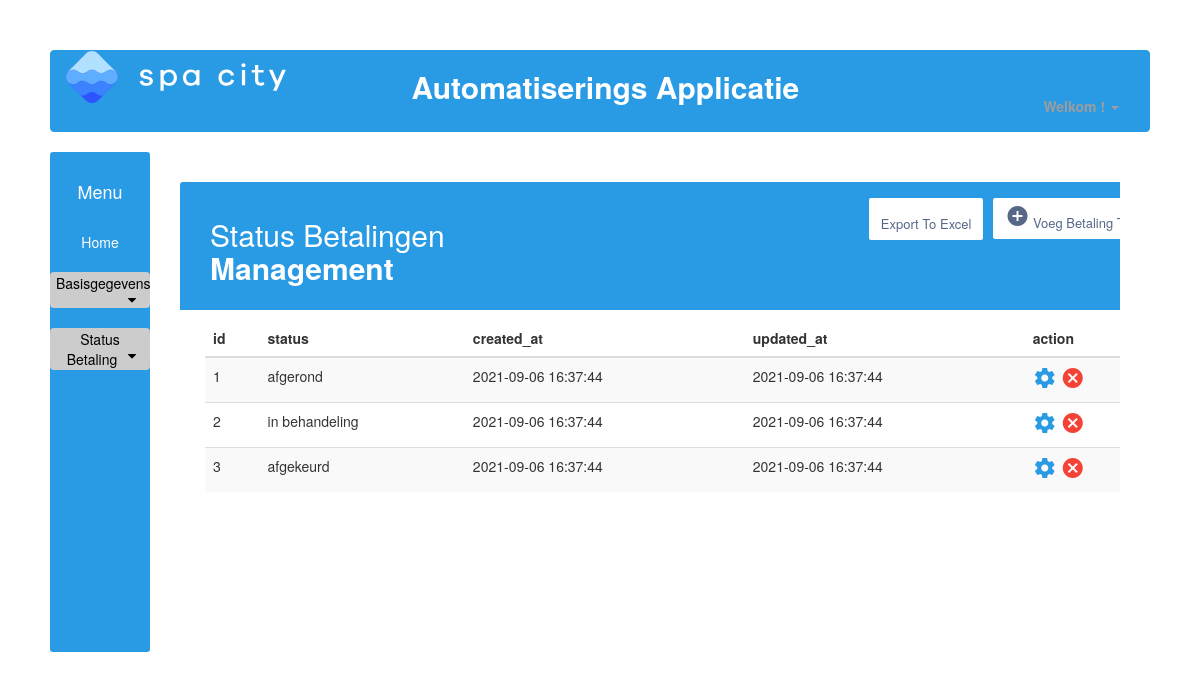
Page /overzicht_betalingen.php (signed in) on the committed database.
### tables this page shows
CREATE TABLE betalingen(
    id INT NOT NULL AUTO_INCREMENT,
    status VARCHAR(255),
    created_at TIMESTAMP DEFAULT CURRENT_TIMESTAMP,
	updated_at TIMESTAMP DEFAULT CURRENT_TIMESTAMP ON UPDATE CURRENT_TIMESTAMP,
    PRIMARY KEY(id)
);

### db.php (called while the page is built, shortened)
<?php
class db{
    private $connection;
    public function __construct(){
        $this->host = 'localhost';
		$this->user = 'root';
		$this->database = 'SpaCity';
        $this->password = '';
        $this->charset = 'utf8mb4';
        try {
        $dsn = "mysql:host=$this->host;dbname=$this->database;charset=$this->charset";
        $options = [
            PDO::ATTR_ERRMODE=>PDO::ERRMODE_EXCEPTION,
            PDO::ATTR_DEFAULT_FETCH_MODE=>PDO::FETCH_ASSOC,
            PDO::ATTR_EMULATE_PREPARES => false,
        ];
            $this->connection = new PDO($dsn, $this->user, $this->password, $options);
        }catch(\PDOException $e){
           throw new \PDOException("Error message is: ". $e->getMessage());
        }
    }
    public function select($statement, $named_placeholder){
        $stmt = $this->connection->prepare($statement);
        $stmt->execute($named_placeholder);
        $result = $stmt->fetchall(PDO::FETCH_ASSOC);
        return $result;
    }
}
?>

### overzicht_betalingen.php (the view, shortened to what this page needs)
<?php
    include 'db.php';
    $db = new db();
?>
<!DOCTYPE html>
<html lang="en">
<head>
    <link href="//netdna.bootstrapcdn.com/bootstrap/3.2.0/css/bootstrap.min.css" rel="stylesheet" id="bootstrap-css">
    <link rel="stylesheet" href="style.css">
    <link rel="stylesheet" href="https://maxcdn.bootstrapcdn.com/font-awesome/4.7.0/css/font-awesome.min.css">
    <link href="//maxcdn.bootstrapcdn.com/font-awesome/4.2.0/css/font-awesome.min.css" rel="stylesheet">
</head>
<body>
    <nav class="navbar navbar-default navbar-inverse" role="navigation">
        <div class="container-fluid">
            <div class="navbar-header">
                <a href="welkom_admin.php">
                    <img src="logo-spa-city.svg" alt="project logo" width="220" heigth="80">
            </div>
            <div class="collapse navbar-collapse" id="bs-example-navbar-collapse-1">
                <p class="nav navbar-text">Automatiserings Applicatie</p>
                <ul class="nav navbar-nav navbar-right">
                    <li class="dropdown">
                        <a href="welkom_admin.php" class="dropdown-toggle" data-toggle="dropdown"><b><?php echo "Welkom " . htmlentities( $_SESSION['gebruikersnaam']) ."!" ?></b> <span
                                class="caret"></span></a>
                                </div>
            </div>
    </nav>
    <div class="container-fluid h-100">
        <div class="row h-100">
            <div class="col-2" id="homemenu3">
            <br>
            <h4 class="menu">Menu</h4>
            <br />
            <a class="menulinks" href="welkom_admin.php">Home</a>
            <br />
            <br />
            <button class="dropdown-btn">Basisgegevens
                <i class="fa fa-caret-down"></i>
            </button>
            <br />
            <br />
            <button class="dropdown-btn">Status Betaling
                <i class="fa fa-caret-down"></i>
            </button>
        </div>
    </div>
    <?php
    $result_set = $db->select("SELECT betalingen.id, betalingen.status, betalingen.created_at, betalingen.updated_at
    FROM betalingen", []);
    $columns = array_keys($result_set[0]);
    $result_set1 = $db->select("SELECT betalingen.id, betalingen.status, betalingen.created_at, betalingen.updated_at
    FROM betalingen", []);
    ?>
    <div class="container-xl">
    <div class="table-responsive">
        <div class="table-wrapper">
            <div class="table-title">
                <div class="row">
                    <div class="col-sm-5">
                        <h2>Status Betalingen <b>Management</b></h2>
                    </div>
                    <div class="col-sm-7">
                        <a href="voeg_betaling_toe.php" class="btn btn-secondary"><i class="material-icons">&#xE147;</i> <span>Voeg Betaling Toe</span></a>
                        <form method="post" action="overzicht_betalingen.php" class="row">
                        <input class="btn btn-secondary" type="submit" value="Export To Excel" name="export"></input>
                        </form>
                    </div>
                </div>
            </div>
            <table class="table table-striped table-hover">
                    <thead>
                        <tr>
                            <?php foreach($columns as $column){ ?>
                            <th>
                                <strong> <?php echo $column ?> </strong>
                            </th>
                            <?php } ?>
                            <th colspan="2">action</th>
                        </tr>
                    </thead>
                    <?php foreach($result_set1 as $rows => $row){ ?>
            <?php $row_id = $row['id'];
?>
            <tr>
                <?php   foreach($row as $row_data){?>
                <td>
                    <?php echo $row_data ?>
                </td>
                <?php } ?>
                <td>
                    <a href="edit_betaling.php?id=<?php echo $row_id; ?>" class="settings" ><i class="material-icons">&#xE8B8;</i></a>
                    <a onclick="return confirm('Are you sure you want to delete this entry?')"
                        href="overzicht_betalingen.php?id=<?php echo $row_id; ?>"
                        class="delete" title="Delete"><i class="material-icons">&#xE5C9;</i></a>
                </td>
            </tr>
            <?php } ?>
            </table>
</body>
</html>

### style.css (style rules this page uses)
body { padding:50px; background-color: white; }
#homemenu3 { height: 500px; background:#299be4; text-align: center; color: white; width: 100px; margin: 0; padding: 0px; border-radius: 3px; }
.navbar-text { width: 48%; text-align: right; font-size: 30px; font-weight: bold; color:white !important; }
.navbar-inverse { background-color: #299be4; border-color: #299be4; }
.row.h-100 { height: 0px; }
.table-title { padding-bottom: 15px; background: #299be4; color: #fff; padding: 16px 30px; margin: -20px -25px 10px; border-radius: 3px 3px 0 0; }
.container-xl { width: 100%; padding-right: 30px; padding-left: 100px; margin-right: auto; margin-left: auto; }
.table-responsive { margin: 30px 0; }
.table-responsive { display: block; width: 100%; overflow-x: auto; -webkit-overflow-scrolling: touch; margin-left: 15px; }
.table-wrapper { min-width: 1000px; background: #fff; padding: 20px 25px; border-radius: 3px; box-shadow: 0 1px 1px rgb(0 0 0 / 5%); }
.table-title .btn { color: #566787; float: right; font-size: 13px; background: #fff; border: none; min-width: 50px; border-radius: 2px; border: none; outline: none !important; margin-left: 10px; }
table.table td a.delete { color: #F44336; }
input.btn.btn-secondary { padding-top: 17px; }
a { color: #299be4; text-decoration: none; }
.menulinks { color: white; }
.fa-caret-down { float: right; padding-right: 8px; }
.dropdown-btn { width: 100px; }
.sidenav a, .dropdown-btn { color: black; background-color: #cccccc; border: none; border-radius: 4px; }

### rows in the picture
betalingen: id "1", status "afgerond", row_data "2021-09-06 16:37:44"
betalingen: id "2", status "in behandeling", row_data "2021-09-06 16:37:44"
betalingen: id "3", status "afgekeurd", row_data "2021-09-06 16:37:44"

### other values in the picture
$column "id"
$column "status"
$column "created_at"
$column "updated_at"
